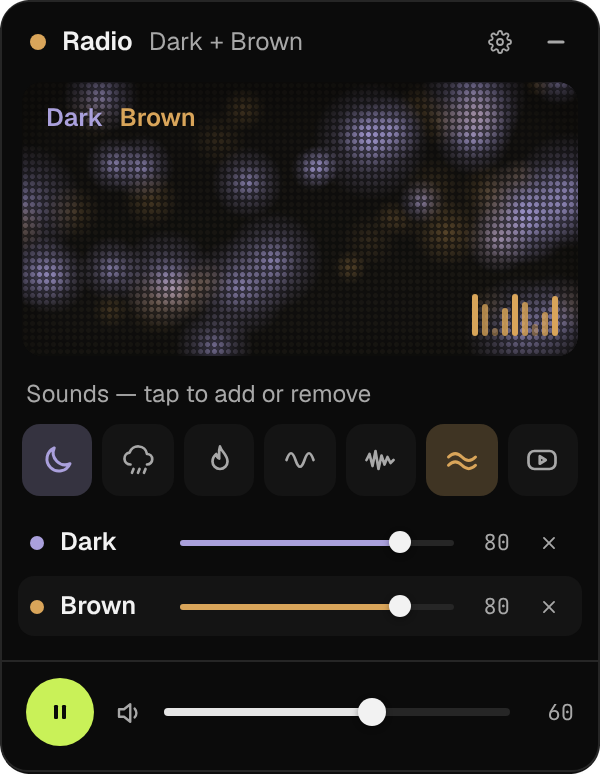
#> input picture marketing/posts/11-sound-of-focus/assets/radio-dark-brown.png, 600 x 774 px; its folder holds 5 pictures in this run
$ python mask.py
#> lines starting #> are read from the running program, lines starting #| are printed output that depends on the picture; after the words box and inside, x2 and y2 are one past the last pixel; in counts of white or black regions, pixels touching at a corner belong together
"""Rounds the corners of the window screenshots (the element box also catches a faint square shadow in the corners)."""
from PIL import Image, ImageDraw
from pathlib import Path
A = Path(__file__).resolve().parent.parent / "assets"
for f in sorted(A.glob("radio-*.png")) + [A / "timer.png"]:
    im = Image.open(f).convert("RGBA"); w, h = im.size
#> further down, im is the input picture: PIL image 600x774 RGBA; mean R, G, B, A 28.2, 27, 26.4, 254.6
#> after `w, h = im.size`: w = 600; h = 774
    m = Image.new("L", (w * 4, h * 4), 0)
#> m: PIL image 2400x3096 L; every value is 0
    ImageDraw.Draw(m).rounded_rectangle((0, 0, w * 4 - 1, h * 4 - 1), radius=round(14 * (w / (540 if f.name == 'timer.png' else 300))) * 4, fill=255)
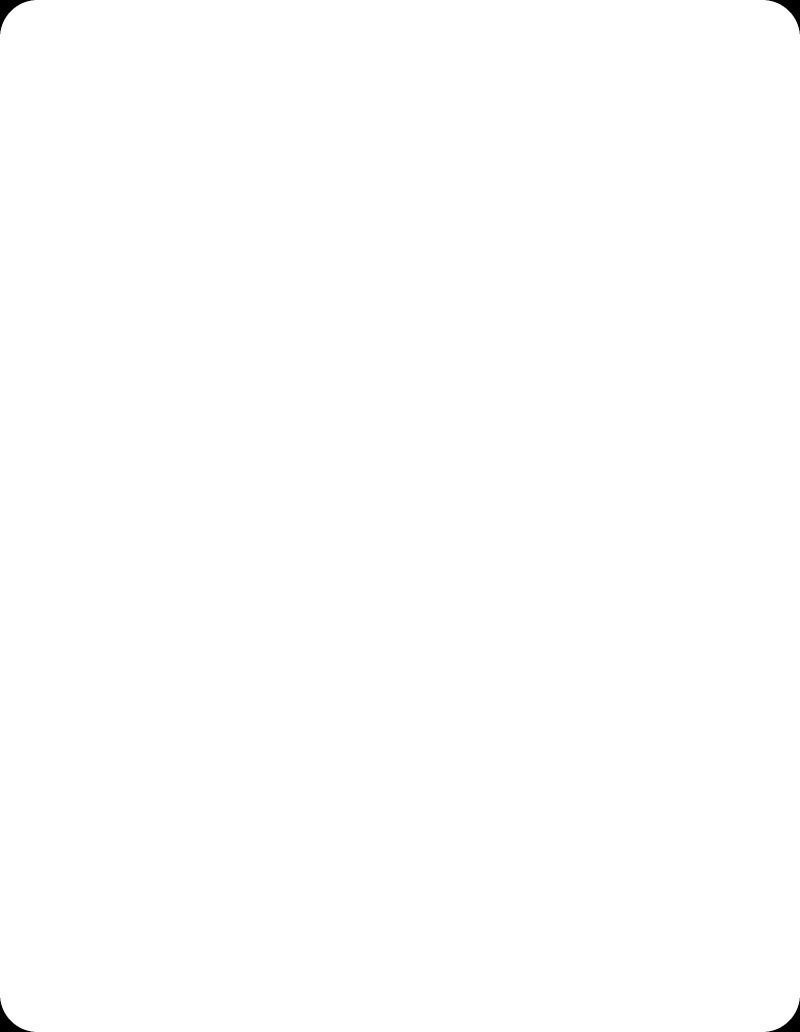
#> m: PIL image 2400x3096 L (shown at 1/3 size); 99.9% white; 4 black regions, box (x1, y1, x2, y2) and area: (0, 0, 102, 102) 2725, (2298, 0, 2400, 102) 2725, (0, 2994, 102, 3096) 2725, (2298, 2994, 2400, 3096) 2725
    m = m.resize((w, h), Image.LANCZOS)
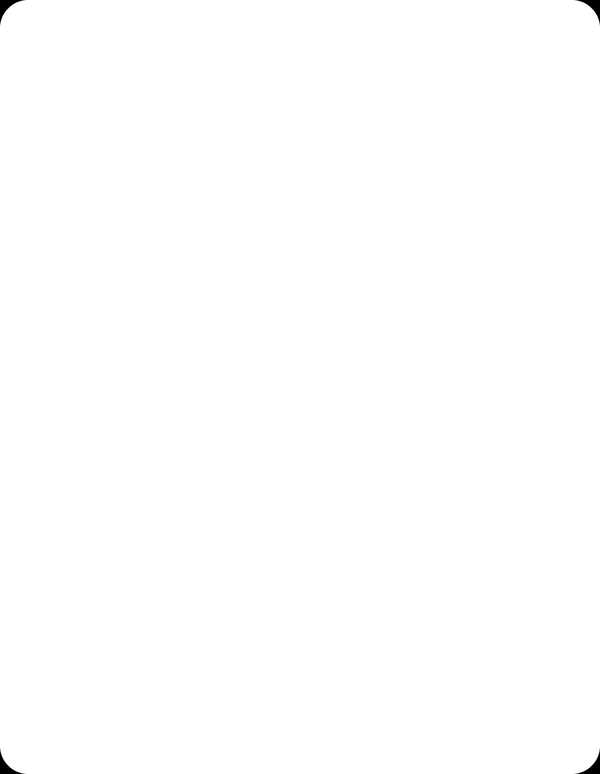
#> m: PIL image 600x774 L; min 0, max 255, mean 254.6
    a = im.getchannel("A"); a = Image.composite(a, Image.new("L", (w, h), 0), m)
    im.putalpha(a); im.save(f)
#> pass 2 of the loop `for f in sorted(A.glob("radio-*.png")) + [A / "timer.png"]:`:
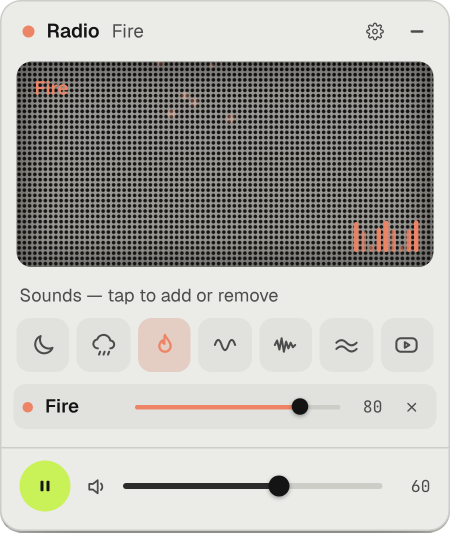
#> input picture marketing/posts/11-sound-of-focus/assets/radio-fire.png, 900 x 1065 px (shown at 1/2 size)
#> im is the input picture: PIL image 900x1065 RGBA; mean R, G, B, A 180.6, 179.4, 174.7, 254.6
#> `ImageDraw.Draw(m).rounded_rectangle((0, 0, w * 4 - 1, h * 4 - 1), radi..`:
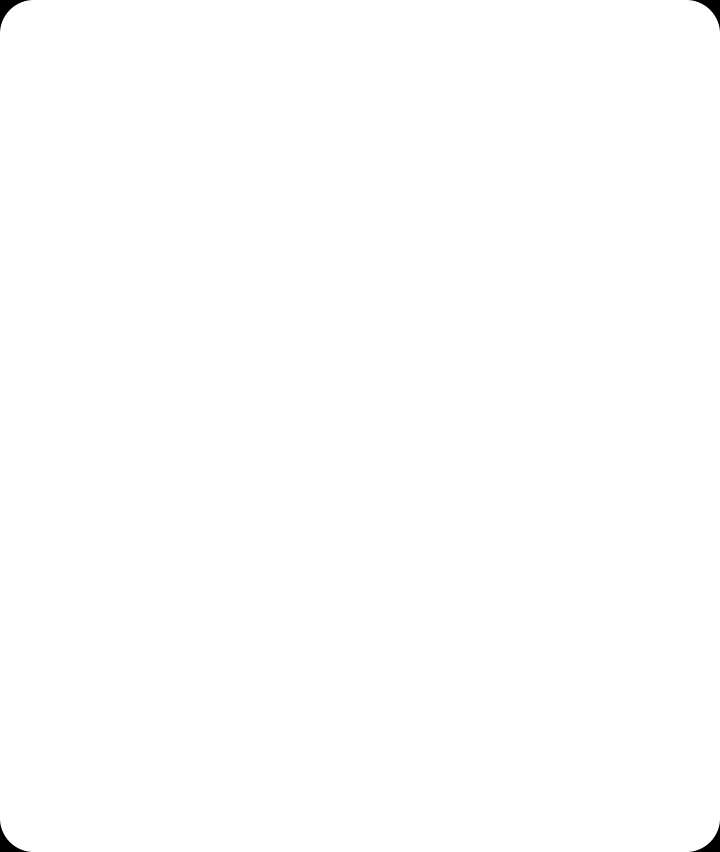
#> m: PIL image 3600x4260 L (shown at 1/5 size); 99.8% white; 4 black regions, box (x1, y1, x2, y2) and area: (0, 0, 156, 156) 6107, (3444, 0, 3600, 156) 6107, (0, 4104, 156, 4260) 6107, (3444, 4104, 3600, 4260) 6107
#> a: PIL image 900x1065 L
#> pass 3 of the loop `for f in sorted(A.glob("radio-*.png")) + [A / "timer.png"]:`:
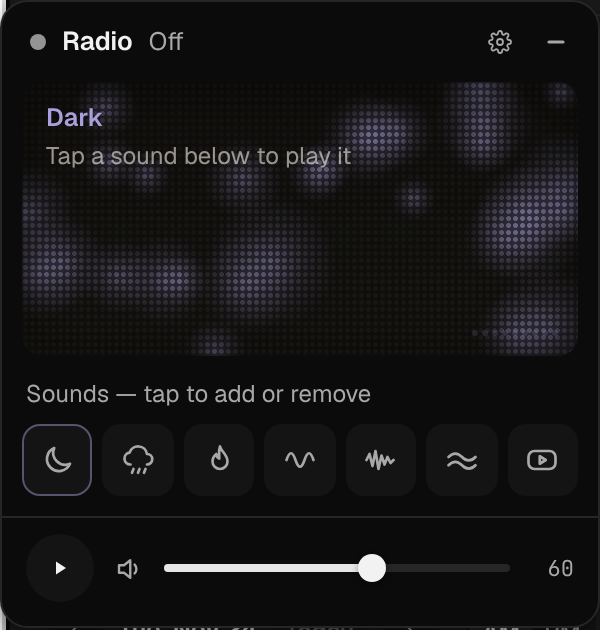
#> input picture marketing/posts/11-sound-of-focus/assets/radio-idle.png, 600 x 630 px
#> im is the input picture: PIL image 600x630 RGBA; mean R, G, B, A 22.4, 21.7, 22.5, 254.9
#> `ImageDraw.Draw(m).rounded_rectangle((0, 0, w * 4 - 1, h * 4 - 1), radi..`:
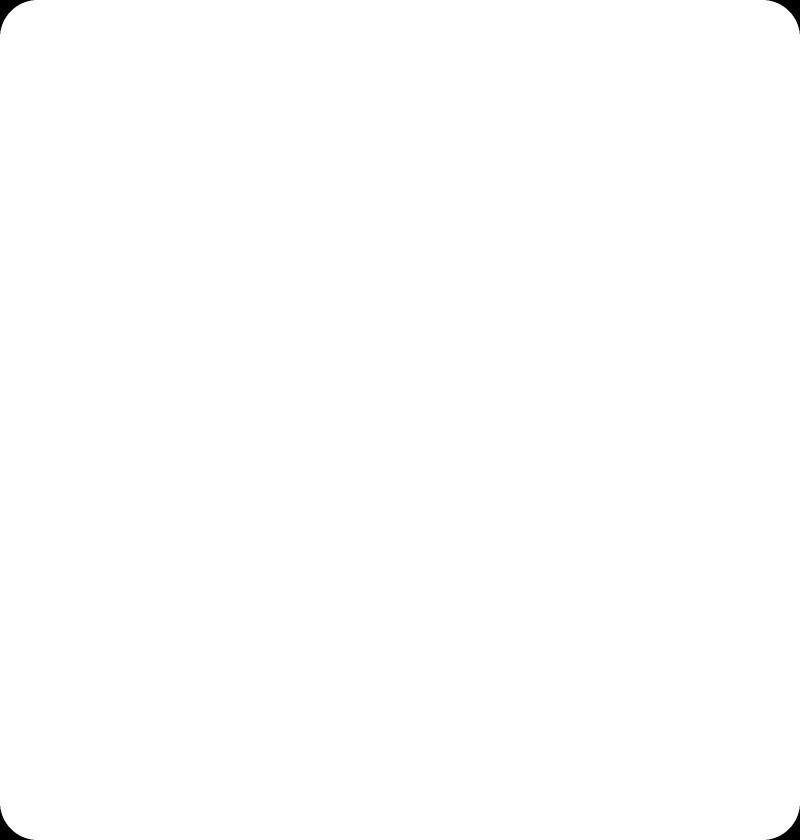
#> m: PIL image 2400x2520 L (shown at 1/3 size); 99.8% white; 4 black regions, box (x1, y1, x2, y2) and area: (0, 0, 102, 102) 2725, (2298, 0, 2400, 102) 2725, (0, 2418, 102, 2520) 2725, (2298, 2418, 2400, 2520) 2725
#> `m = m.resize((w, h), Image.LANCZOS)`:
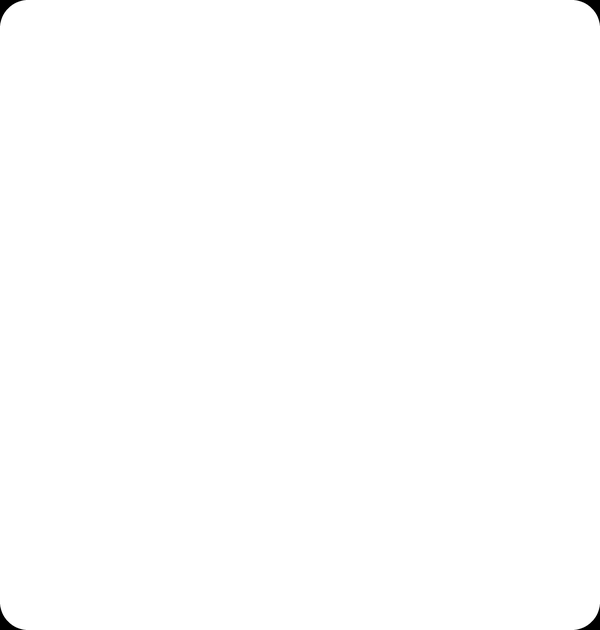
#> m: PIL image 600x630 L; min 0, max 255, mean 254.5
#> a: PIL image 600x630 L
#> the loop made 5 passes; the first 3 are shown
print("masked")
